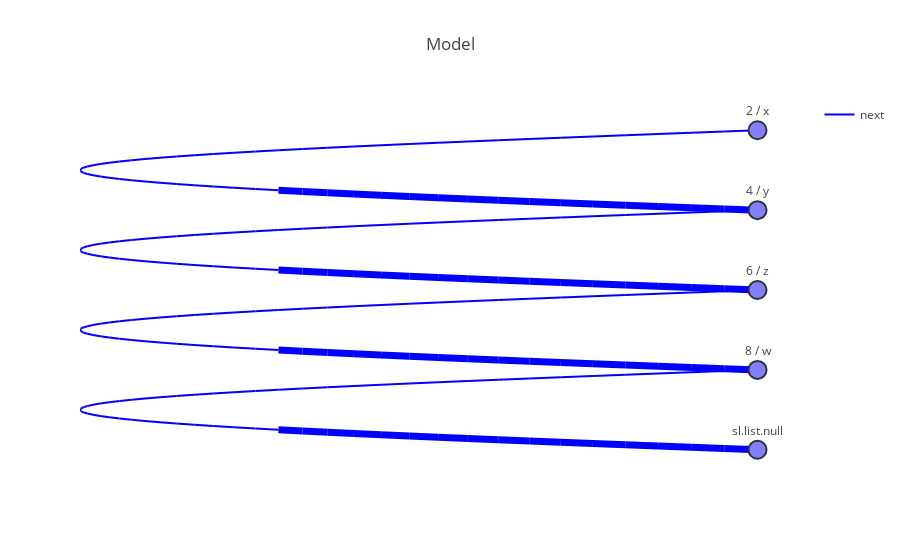

Source (notebook cell):
### Markdown cell above
Ignore the part about the `backend`. What matters for now is that the parse result can serve as input for `encode`, `model`, `iplot` etc. just like any expression created via the API!

### Code cell
iplot(model(expr))

### Figure 1 — Plotly figure (JSON) as saved in the notebook; plotly's stock layout.template omitted (floating-point values rounded to 4 significant figures; data arrays with more than 128 entries replaced by an {"elided": "..."} marker saying what was removed)
{"data": [{"hoverinfo": "none", "line": {"color": "red", "width": 2}, "mode": "lines", "name": "left", "showlegend": true, "textposition": "top", "type": "scatter", "x": [], "y": []}, {"hoverinfo": "none", "line": {"color": "red", "width": 7}, "mode": "lines", "showlegend": false, "type": "scatter", "x": [], "y": []}, {"hoverinfo": "none", "line": {"color": "green", "width": 2}, "mode": "lines", "name": "right", "showlegend": true, "textposition": "top", "type": "scatter", "x": [], "y": []}, {"hoverinfo": "none", "line": {"color": "green", "width": 7}, "mode": "lines", "showlegend": false, "type": "scatter", "x": [], "y": []}, {"hoverinfo": "none", "line": {"color": "blue", "width": 2}, "mode": "lines", "name": "next", "showlegend": true, "textposition": "top", "type": "scatter", "x": {"elided": "576 float values"}, "y": {"elided": "576 float values"}}, {"hoverinfo": "none", "line": {"color": "blue", "width": 7}, "mode": "lines", "showlegend": false, "type": "scatter", "x": {"elided": "192 float values"}, "y": {"elided": "192 float values"}}, {"hoverinfo": "text", "marker": {"color": "rgb(127,127,255)", "line": {"color": "rgb(50,50,50)", "width": 2}, "size": 18, "symbol": "dot"}, "mode": "markers+text", "showlegend": false, "text": ["2 / x", "4 / y", "6 / z", "8 / w", "sl.list.null"], "textposition": "top", "type": "scatter", "x": [1, 1, 1, 1, 1], "y": [-1, -3, -5, -7, -9]}], "layout": {"font": {"size": 12}, "hovermode": "closest", "title": "Model", "xaxis": {"showgrid": false, "showticklabels": false, "zeroline": false}, "yaxis": {"showgrid": false, "showticklabels": false, "zeroline": false}}}
